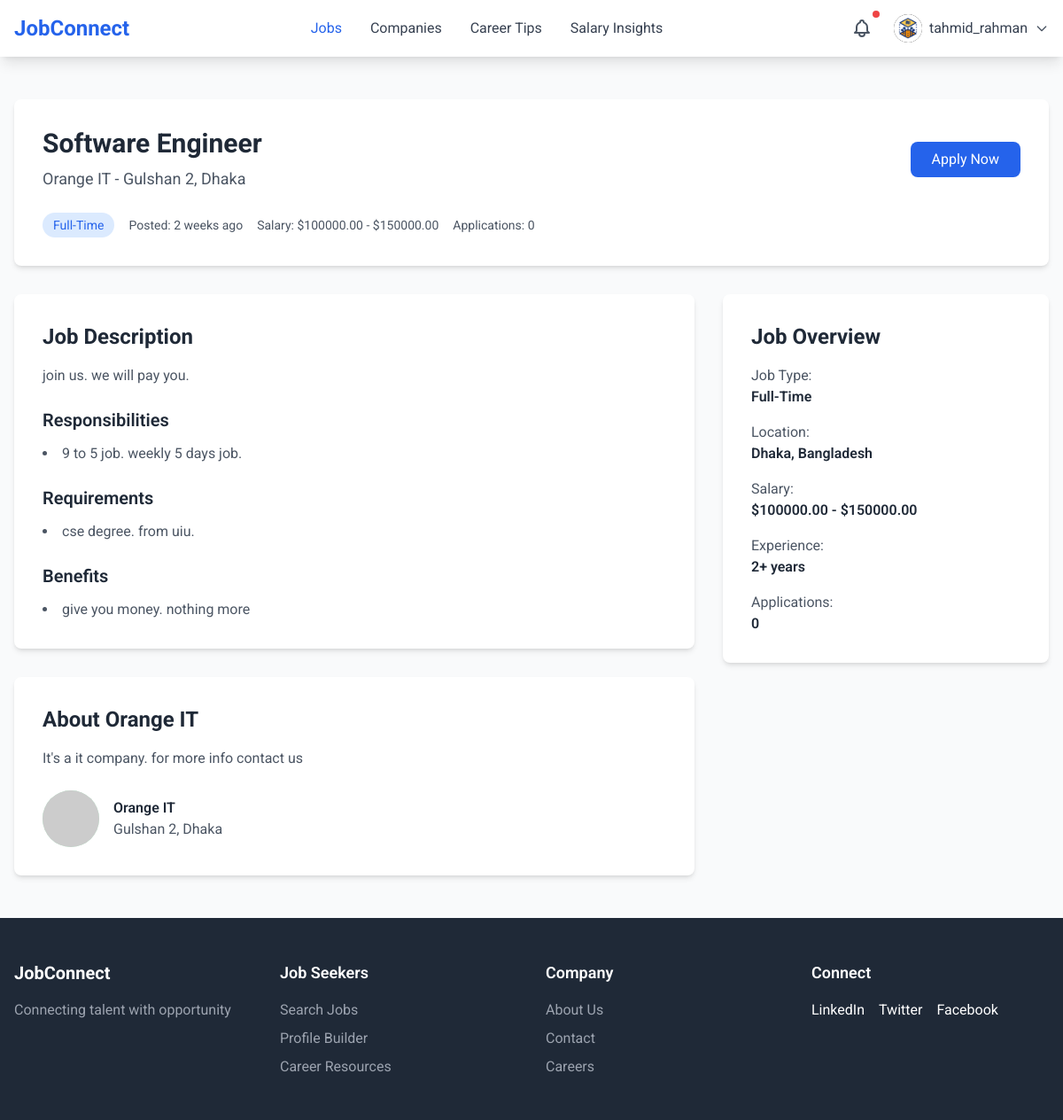
Before: /jobseeker/jobs/1/ (signed in) with the older database file.
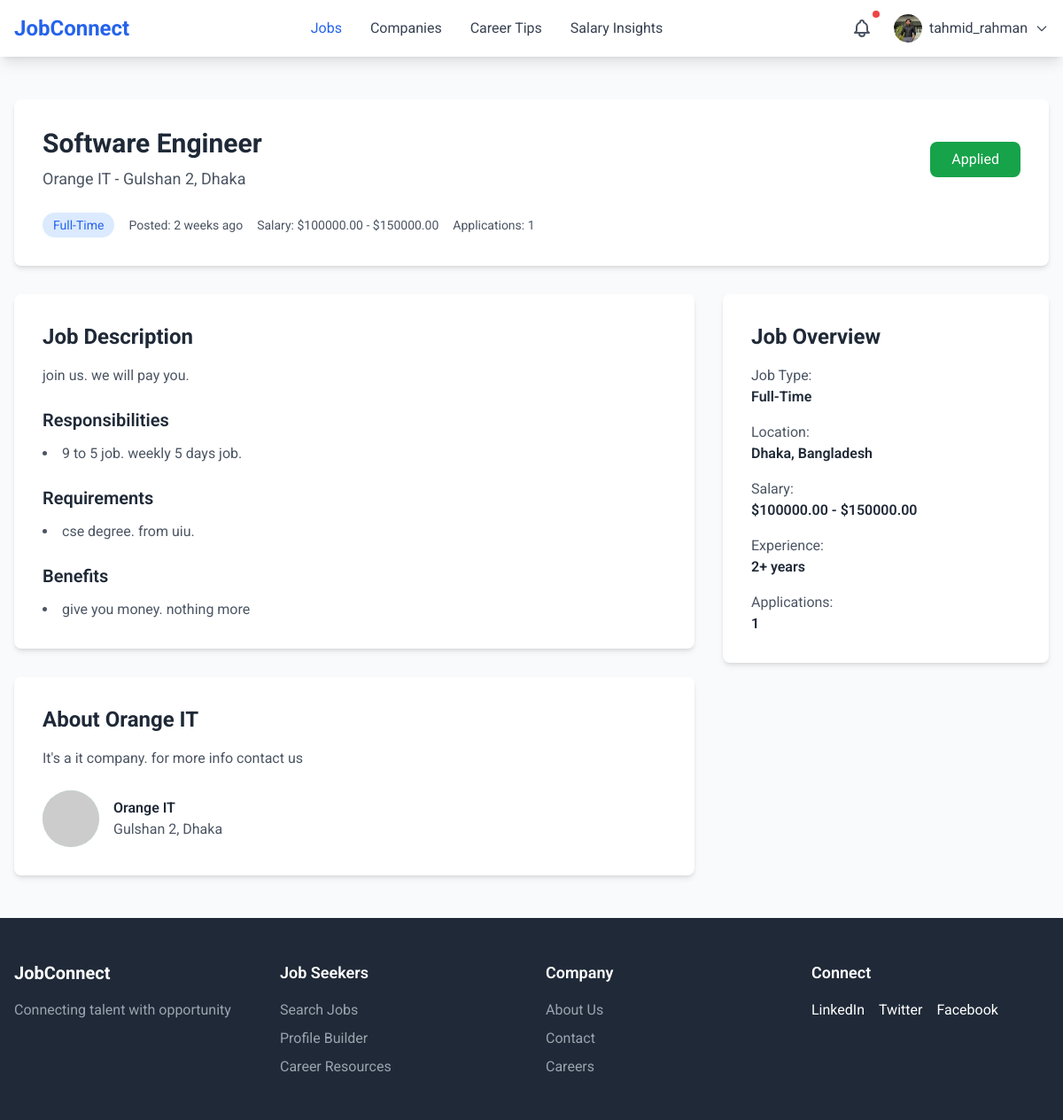
After: the same page with the newer database file.
### accounts/models.py (models this page shows, shortened)
class CustomUser(AbstractBaseUser, PermissionsMixin):
    id = models.AutoField(primary_key=True)
    name = models.CharField(max_length=100)
    username = models.CharField(max_length=100, unique=True)
    email = models.EmailField(unique=True)
    phone_no = models.CharField(max_length=15,null=True,blank=True)
    role = models.CharField(max_length=50, choices=[
        ('admin', 'Admin'),
        ('user', 'User'),
        ('employee', 'Employee'),
    ], default='user')
    status = models.CharField(max_length=50, choices=[
        ('approved','Approved'),
        ('pending', 'Pending'),
    ],default='pending')
    is_active = models.BooleanField(default=True)
    is_staff = models.BooleanField(default=False)
    objects = CustomUserManager()
    USERNAME_FIELD = 'email'
    REQUIRED_FIELDS = ['username', 'name']

### jobseeker/models.py (models this page shows, shortened)
class Profile(models.Model):
    user = models.OneToOneField(CustomUser, on_delete=models.CASCADE, related_name='profile')
    profile_id = models.AutoField(primary_key=True)
    profile_picture = models.ImageField(upload_to='profile_pics/', blank=True, null=True,default='profile_pics/profile_1.png')
    first_name = models.CharField(max_length=50, blank=True, null=True)
    last_name = models.CharField(max_length=50, blank=True, null=True)
    job_title = models.CharField(max_length=100, blank=True, null=True)
    location = models.CharField(max_length=100, blank=True, null=True)
    about_me = models.TextField( blank=True, null=True)

### jobseeker/views.py (the view)
    def wrapper(request, *args, **kwargs):
        if request.user.role != 'user':
            messages.error(request, "You are not authorized to view this page.")
            return redirect('login')
        return view_func(request, *args, **kwargs)

### employer/models.py (called while the page is built)
    def __str__(self):
        return self.name

### jobseeker/views.py (called while the page is built)
def user_role_required(view_func):
    def wrapper(request, *args, **kwargs):
        if request.user.role != 'user':
            messages.error(request, "You are not authorized to view this page.")
            return redirect('login')
        return view_func(request, *args, **kwargs)
    return wrapper

@user_role_required
@login_required
def job_detail(request,job_id):
    job = Job.objects.get(job_id = job_id)
    application = JobApplication.objects.filter(job=job).count()
    applied =  JobApplication.objects.filter(job=job, applicant=Profile.objects.get(user=request.user)).exists()
    comp = Company.objects.get(company_id = job.company.company_id)
    res_list = job.responsibilities.split("\n")
    req_list = job.requirements.split("\n")
    ben_list = job.benefits.split("\n")
    return render(request, 'jobseeker/job_details.html',
                  {'job': job, 'comp': comp,'res_list':res_list,'req_list':req_list,
                   'ben_list':ben_list,'app_cont':application,'applied':applied})

### static/templates/jobseeker/job_details.html (shortened to what the changed rows need)
{% extends 'base.html' %}
{% block nav %}
{% include 'components/main_nav.html' %}
{% endblock nav %}
{% block content %}
<section class="py-12 bg-gray-50">
    <div class="max-w-7xl mx-auto px-4">
        <div class="bg-white p-8 rounded-lg shadow-md mb-8">
            <div class="flex flex-col md:flex-row justify-between items-start md:items-center mb-6">
                <div>
                    <h1 class="text-3xl font-bold text-gray-800 mb-2">{{job.title}}</h1>
                    <p class="text-lg text-gray-600">{{job.company}} - {{comp.location}}</p>
                </div>
                {% if not applied %}
                <a href="{% url 'jobseeker:apply_job' job.job_id %}"
                    class="mt-4 md:mt-0 bg-blue-600 text-white px-6 py-2 rounded-lg hover:bg-blue-700">
                    Apply Now
                </a>
                {% else %}
                <a href="{% url 'jobseeker:apply_job' job.job_id %}"
                    class="mt-4 md:mt-0 bg-green-600 text-white px-6 py-2 rounded-lg hover:bg-green-700">
                    Applied
                </a>
                {% endif %}
            </div>
            <div class="flex flex-wrap gap-4 text-sm text-gray-600 items-center">
                <span class="bg-blue-100 text-blue-600 px-3 py-1 rounded-full">{{job.job_type}}</span>
                <span>Posted: {{job.posted_date|timesince }} ago</span>
                <span>Salary: ${{job.salary_min}} - ${{job.salary_max}}</span>
                <span>Applications: {{app_cont}}</span>
            </div>
        </div>
        <div class="grid grid-cols-1 lg:grid-cols-3 gap-8">
            <div class="lg:col-span-2">
                <div class="bg-white p-8 rounded-lg shadow-md mb-8">
                    <h2 class="text-2xl font-bold text-gray-800 mb-4">Job Description</h2>
                </div>
                <div class="bg-white p-8 rounded-lg shadow-md">
                    <h2 class="text-2xl font-bold text-gray-800 mb-4">About {{comp.name}}</h2>
                </div>
            </div>
            <div class="lg:col-span-1">
                <div class="bg-white p-8 rounded-lg shadow-md">
                    <h2 class="text-2xl font-bold text-gray-800 mb-4">Job Overview</h2>
                    <div class="space-y-4">
                        <div>
                            <p class="text-gray-600">Applications:</p>
                            <p class="text-gray-800 font-semibold">{{app_cont}}</p>
                        </div>
                    </div>
                </div>
            </div>
        </div>
    </div>
</section>
{% endblock content %}

### static/templates/components/main_nav.html (shortened to what this page needs)
<nav class="bg-white shadow-lg sticky top-0 z-10">
    <div class="max-w-7xl mx-auto px-4">
        <div class="flex justify-between items-center h-16">
            <a href="/jobseeker/jobs/" class="flex items-center">
                <span class="text-2xl font-bold text-blue-600">JobConnect</span>
            </a>
            <div class="hidden md:flex space-x-8">
                <a href="/jobseeker/jobs"
                    class="hover:text-blue-600 {% if '/jobseeker/jobs' in request.path %} text-blue-600 {% else %} text-gray-700 {% endif %} ">
                    Jobs
                </a>
                <a href="/jobseeker/company"
                    class="{% if '/jobseeker/company' in request.path %} text-blue-600 {% else %} text-gray-700 {% endif %} hover:text-blue-600">Companies</a>
                <a href="/jobseeker/tips"
                    class="{% if '/jobseeker/tips' in request.path %} text-blue-600 {% else %} text-gray-700 {% endif %} hover:text-blue-600">Career
                    Tips</a>
                <a href="/jobseeker/salaryinsight"
                    class="{% if '/jobseeker/salaryinsight' in request.path %} text-blue-600 {% else %} text-gray-700 {% endif %} hover:text-blue-600">Salary
                    Insights</a>
            </div>
            <div class="flex items-center space-x-4">
                <div class="relative">
                    <button id="notificationButton" class="p-2 text-gray-600 hover:text-blue-600 relative">
                        <span class="absolute top-0 right-0 w-2 h-2 bg-red-500 rounded-full"></span>
                    </button>
                </div>
                <div class="relative">
                    <button id="profileButton" class="flex items-center space-x-2 focus:outline-none">
                        <img src="{{ request.user.profile.profile_picture.url }}" alt="Profile"
                            class="w-8 h-8 rounded-full bg-black">
                        <span class="hidden md:block text-gray-700">{{ request.user.username }}</span>
                        <svg class="w-4 h-4 text-gray-600" fill="none" stroke="currentColor" viewBox="0 0 24 24">
                            <path stroke-linecap="round" stroke-linejoin="round" stroke-width="2" d="M19 9l-7 7-7-7" />
                        </svg>
                    </button>
                </div>
            </div>
        </div>
    </div>
</nav>

Changed rows visible on the page:
changed CustomUser "tahmid_rahman": user.profile.profile_picture: a different picture
Other visible differences:
{{ app_cont }}: "0" → "1"
text no longer shown: "Apply Now"
text now shown: "Applied"
